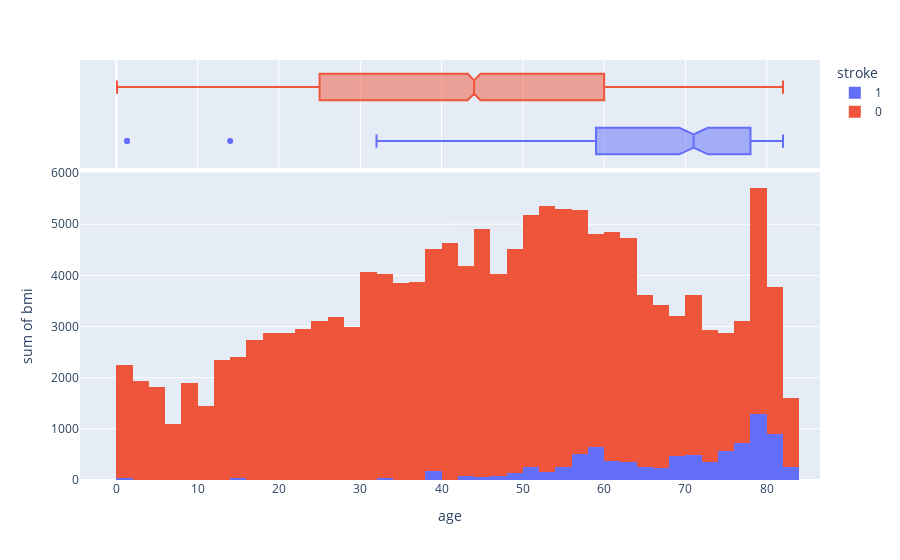

Write notebook code for a chart like this one.
### Code cell
fig = px.histogram(data, x="age", y="bmi", color="stroke",
                   marginal="box", # or violin, rug
                   hover_data=data.columns)
fig.show()

### Figure 1 — Plotly figure (JSON) as saved in the notebook; plotly's stock layout.template omitted (floating-point values rounded to 4 significant figures; data arrays with more than 128 entries replaced by an {"elided": "..."} marker saying what was removed)
{"data": [{"alignmentgroup": "True", "bingroup": "x", "histfunc": "sum", "hovertemplate": "stroke=1<br>age=%{x}<br>sum of bmi=%{y}<extra></extra>", "legendgroup": "1", "marker": {"color": "#636efa", "pattern": {"shape": ""}}, "name": "1", "offsetgroup": "1", "orientation": "v", "showlegend": true, "type": "histogram", "x": {"elided": "288 float values"}, "xaxis": "x", "y": {"elided": "288 float values"}, "yaxis": "y"}, {"alignmentgroup": "True", "customdata": {"elided": "288x9 mixed values"}, "hovertemplate": "stroke=%{customdata[8]}<br>age=%{x}<br>gender=%{customdata[0]}<br>hypertension=%{customdata[1]}<br>heart_disease=%{customdata[2]}<br>ever_married=%{customdata[3]}<br>work_type=%{customdata[4]}<br>Residence_type=%{customdata[5]}<br>avg_glucose_level=%{customdata[6]}<br>smoking_status=%{customdata[7]}<extra></extra>", "legendgroup": "1", "marker": {"color": "#636efa"}, "name": "1", "notched": true, "offsetgroup": "1", "showlegend": false, "type": "box", "x": {"elided": "288 float values"}, "xaxis": "x2", "yaxis": "y2"}, {"alignmentgroup": "True", "bingroup": "x", "histfunc": "sum", "hovertemplate": "stroke=0<br>age=%{x}<br>sum of bmi=%{y}<extra></extra>", "legendgroup": "0", "marker": {"color": "#EF553B", "pattern": {"shape": ""}}, "name": "0", "offsetgroup": "0", "orientation": "v", "showlegend": true, "type": "histogram", "x": {"elided": "4894 float values"}, "xaxis": "x", "y": {"elided": "4894 float values"}, "yaxis": "y"}, {"alignmentgroup": "True", "customdata": {"elided": "4894x9 mixed values"}, "hovertemplate": "stroke=%{customdata[8]}<br>age=%{x}<br>gender=%{customdata[0]}<br>hypertension=%{customdata[1]}<br>heart_disease=%{customdata[2]}<br>ever_married=%{customdata[3]}<br>work_type=%{customdata[4]}<br>Residence_type=%{customdata[5]}<br>avg_glucose_level=%{customdata[6]}<br>smoking_status=%{customdata[7]}<extra></extra>", "legendgroup": "0", "marker": {"color": "#EF553B"}, "name": "0", "notched": true, "offsetgroup": "0", "showlegend": false, "type": "box", "x": {"elided": "4894 float values"}, "xaxis": "x2", "yaxis": "y2"}], "layout": {"barmode": "relative", "legend": {"title": {"text": "stroke"}, "tracegroupgap": 0}, "margin": {"t": 60}, "xaxis": {"anchor": "y", "domain": [0, 1], "title": {"text": "age"}}, "xaxis2": {"anchor": "y2", "domain": [0, 1], "matches": "x", "showgrid": true, "showticklabels": false}, "yaxis": {"anchor": "x", "domain": [0, 0.7326], "title": {"text": "sum of bmi"}}, "yaxis2": {"anchor": "x2", "domain": [0.7426, 1], "matches": "y2", "showgrid": false, "showline": false, "showticklabels": false, "ticks": ""}}}
